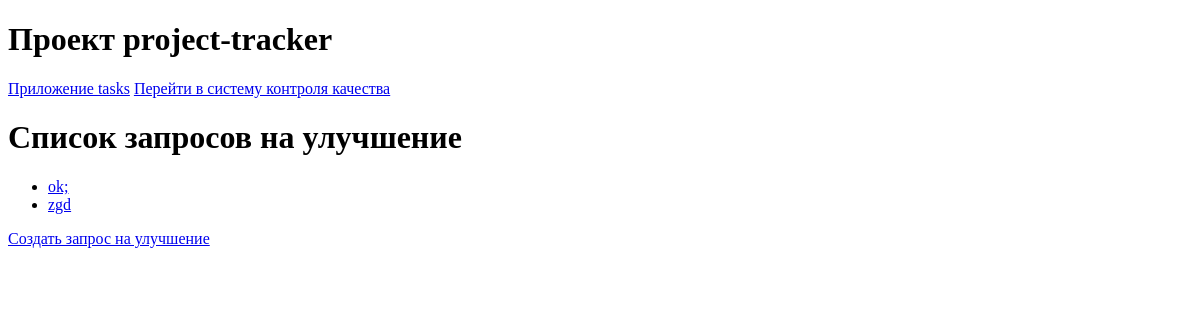
The page /quality_control/features/ on the database as committed earlier.
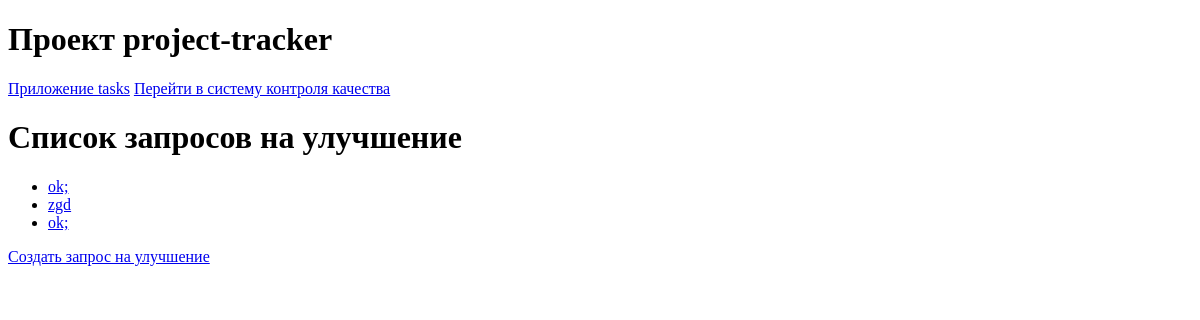
The same page on the database as committed later.
### quality_control/models.py (models this page shows, shortened)
class FeatureRequest(models.Model):
    title = models.CharField(max_length=255)
    description = models.TextField()
    project = models.ForeignKey(Project, on_delete=models.CASCADE)
    task = models.ForeignKey(Task, on_delete=models.SET_NULL, null=True)
    STATUS_CHOICES = (
        ('pending', 'В рассмотрении'),
        ('approved', 'Принято'),
        ('rejected', 'Отклонено'),
    )
    status = models.CharField(max_length=20, choices=STATUS_CHOICES, default='pending')
    priority = models.IntegerField(choices=((1, 'Low'), (2, 'Medium'), (3, 'High'), (4, 'Critical')))
    created_at = models.DateTimeField(auto_now_add=True)
    updated_at = models.DateTimeField(auto_now=True)

### quality_control/views.py (the view)
# urls.py: path('features/', views.feature_list, name='feature_list'),
def feature_list(request):
    feature_requests = FeatureRequest.objects.all()
    return render(request, 'quality_control/feature_list.html', {'features': feature_requests})

### quality_control/templates/quality_control/feature_list.html
{% extends 'base/base.html' %}
{% block content %}
    <h1>Список запросов на улучшение</h1>
    <ul>
        {% for feature in features %}
            <li><a href="{% url 'quality_control:feature_detail' feature.id %}">{{ feature.title }}</a></li>
        {% endfor %}
    </ul>
    <a href="{% url 'quality_control:feature_request_create' %}">Создать запрос на улучшение</a>
{% endblock %}

Rows that differ between the two databases and show on the page:
added FeatureRequest: title "ok;"
